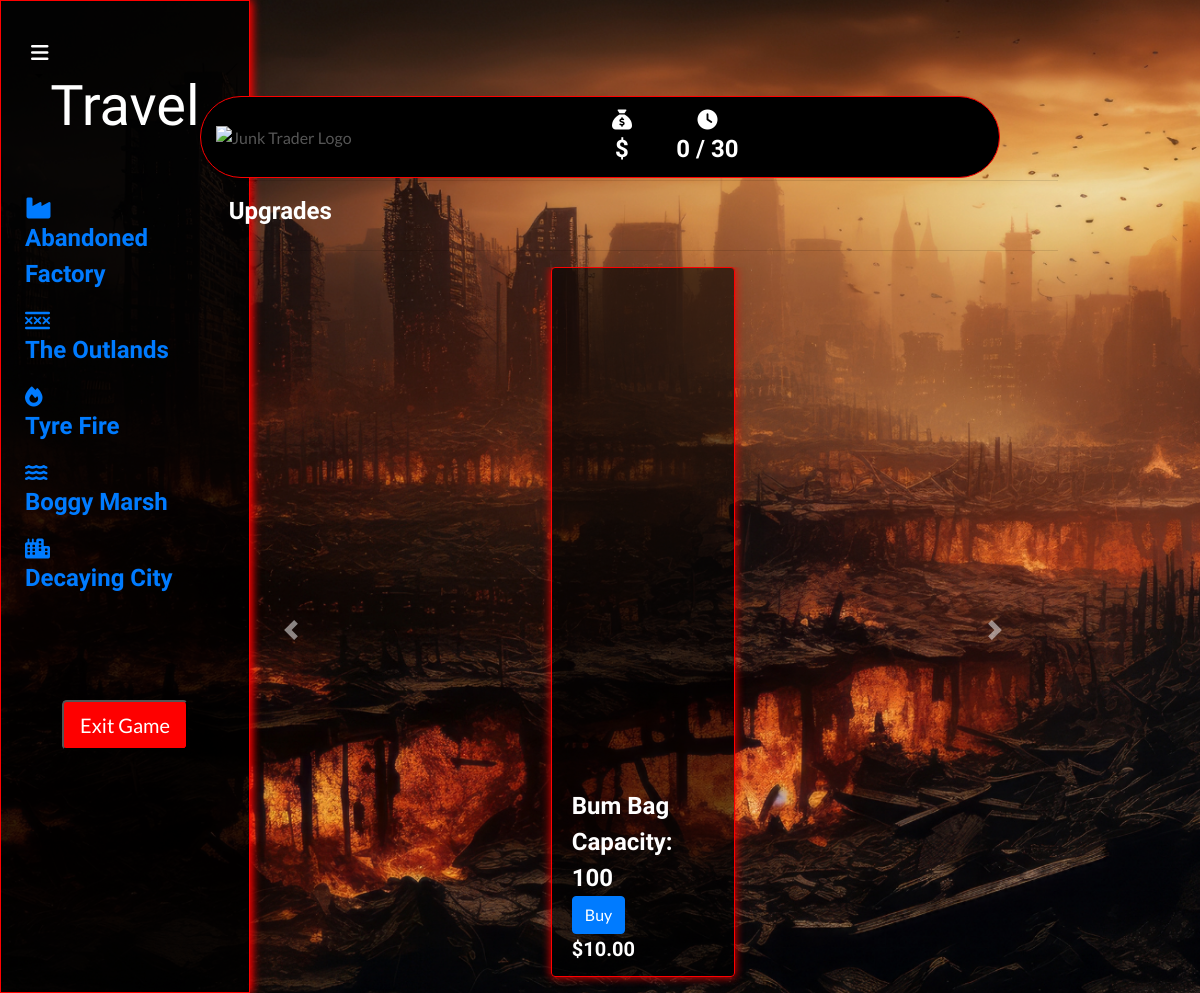
Page /upgrades/upgrades/ on the committed database.
### upgrades/models.py (models this page shows, shortened)
class Upgrade(models.Model):
    name = models.CharField(max_length=100)
    price = models.DecimalField(max_digits=10, decimal_places=2)
    glb_file = models.FileField(upload_to='glb_files/', null=True, blank=True)
    capacity = models.IntegerField(default=50)

### upgrades/views.py (the view)
# urls.py: path('upgrades/', views.all_upgrades, name='all_upgrades'),
def all_upgrades(request):
    upgrades = Upgrade.objects.all()
    context = {'upgrades': upgrades}
    return render(request, 'upgrades/all_upgrades.html', context)

### backpack/contexts.py (called while the page is built, shortened)
def backpack_contents(request):
    backpack_items = []
    total = 0
    total_quantity = 0
    collectable_count = 0
    backpack = request.session.get('backpack', {})
    grand_total = total
    context = {
        'backpack_items': backpack_items,
        'total': total,
        'total_quantity': total_quantity,
        'collectable_count': collectable_count,
        'grand_total': grand_total,
    }
    return context

def total_amount(request):
    total_amount = [0]
    return {'total_amount': total_amount}

def days_played(request):
    return {'days_played': request.session.get('days_played', 0)}

### upgrades/templates/upgrades/all_upgrades.html (shortened to what this page needs)
{% extends "base.html" %}
{% load static %}
{% block page_header %}
<div class="container header-container">
</div>
{% endblock %}
{% block content %}
<div class="container-fluid">
    <div class="row">
        <div class="col-md-3">
            <div class="fixed-panel">
                {% include 'includes/fixed_panel.html' %}
            </div>
        </div>
    </div>
</div>
<div class="container-fluid content-column">
    <div class="container mb-2 backpack-text content-column">
        <div class="row">
            <div class="col">
                <hr>
                <h2 class="logo-font mb-4">Upgrades</h2>
                <hr>
            </div>
        </div>
        <div id="upgradeCarousel" class="carousel slide" data-interval="false">
            <div class="carousel-inner">
                {% for upgrade in upgrades %}
                <div class="carousel-item {% if forloop.first %}active{% endif %}">
                    <div class="row justify-content-center">
                        <div class="col-sm-8 col-md-6 col-lg-4 col-xl-3 mb-3">
                            <div class="card box h-100 border-2 text-white">
                                {% if upgrade.glb_file %}
                                    <model-viewer id="model-viewer-{{ upgrade.id }}" src="{{ upgrade.glb_file.url }}" alt="{{ upgrade.name }}" camera-controls style="width: 100%; height: 500px;"></model-viewer>
                                {% else %}
                                    <img class="card-img-top img-fluid" src="{{ MEDIA_URL }}noimage.png" alt="{{ upgrade.name }}">
                                {% endif %}
                                <div class="card-body pb-0">
                                    <p class="mb-0">{{ upgrade.name }}</p>
                                    <p class="mb-0">Capacity: {{ upgrade.capacity }}</p>
                                    <form action="{% url 'purchase_upgrade' upgrade.id %}" method="post">
                                        <button type="submit" class="btn btn-primary">Buy</button>
                                    </form>
                                </div>
                                <div class="card-footer pt-0 border-0 text-left text-white">
                                    <div class="row">
                                        <div class="col">
                                            <p class="lead mb-0 text-left font-weight-bold">${{ upgrade.price }}</p>
                                        </div>
                                    </div>
                                </div>
                            </div>
                        </div>
                    </div>
                </div>
                {% endfor %}
            </div>
            <a class="carousel-control-prev" href="#upgradeCarousel" role="button" data-slide="prev">
                <span class="carousel-control-prev-icon" aria-hidden="true"></span>
            </a>
            <a class="carousel-control-next" href="#upgradeCarousel" role="button" data-slide="next">
                <span class="carousel-control-next-icon" aria-hidden="true"></span>
            </a>
        </div>
    </div>
</div>
{% endblock %}

### static/css/base.css (style rules this page uses)
html { height: 100%; }
body { background: url('/media/bg_image.png') no-repeat center center fixed; background-size: cover; height: calc(100vh - 164px); color: #555; font-family: 'Lato'; }
.backpack-text { color: white; }
p, h1, h2, h3, h4, h5, h6 { font-family: "Amatic SC", sans-serif; font-weight: 700; font-size: x-large; font-style: normal; }
.box { border: 1px solid red; box-shadow: 0 0 10px red; background-color: #00000093; }
.fixed-panel { position: fixed; top: 0; bottom: 0; left: 0; width: 250px; border: 1px solid red; box-shadow: 0 0 10px red; background-color: #00000093; overflow-y: auto; }
.content-column { padding-left: 5%; }
@media (min-width: 1200px) { .container { max-width: 80%; } }
@media (min-width: 992px) { .header-container { padding-top: 164px; } }

### rows in the picture
Upgrade: name "Bum Bag", capacity "100", price "10.00"

### other values in the picture
{{ days_played }} "0"
